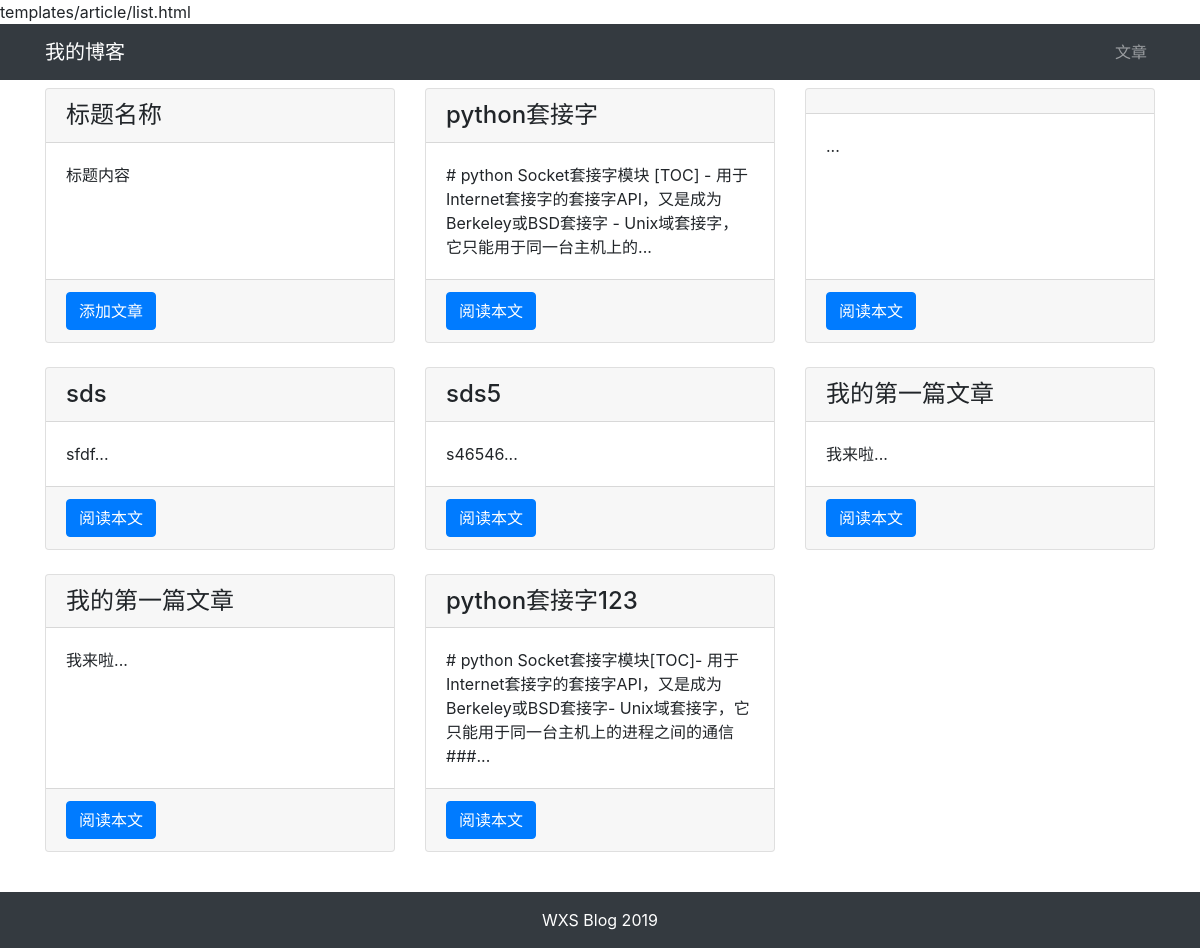
The page /blog/index/ on the database its author committed.
### blog/models.py (models this page shows, shortened)
class ExampleModel(models.Model):
    name = models.CharField(max_length=30)
    content = MDTextField()

### blog/views.py (the view)
# urls.py: path('index/', views.index, name='index'),
def index(request):
    articles = models.ExampleModel.objects.all()
    return render(request, 'blog/index.html', {'articles': articles})

### blog/Templates/blog/index.html (shortened to what this page needs)
{% extends "base.html" %}
{% load staticfiles %}
{% block content %}
<div class="container">
    <div class="row mt-2">
<div class="col-4 mb-4">
            <div class="card h-100">
                <h4 class="card-header">标题名称</h4>
                <div class="card-body">
                    <p class="card-text">标题内容</p>
                </div>
                <div class="card-footer">
                    <a href="{% url 'blog:edit_page' 0 %}" class="btn btn-primary">添加文章</a>
                </div>
            </div>
        </div>
        {% for article in articles %}
        <div class="col-4 mb-4">
            <div class="card h-100">
                <h4 class="card-header">{{ article.name }}</h4>
                <div class="card-body">
                    <p class="card-text">{{ article.content|slice:'100' }}...</p>
                </div>
                <div class="card-footer">
                    <a href="{% url 'blog:article_page' article.id %}" class="btn btn-primary">阅读本文</a>
                </div>
            </div>
        </div>
        {% endfor %}
    </div>
</div>
{% endblock content %}

### rows shown on the page
ExampleModel: name "python套接字", content "# python Socket套接字模块 [TOC] - 用于Internet套接字的套接字API，又是成为Berkeley或BSD套接字 - Unix域套接字，它只能用于同一台主机上的"
ExampleModel: name "sds", content "sfdf"
ExampleModel: name "sds5", content "s46546"
ExampleModel: name "我的第一篇文章", content "我来啦"
ExampleModel: name "我的第一篇文章", content "我来啦"
ExampleModel: name "python套接字123", content "# python Socket套接字模块[TOC]- 用于Internet套接字的套接字API，又是成为Berkeley或BSD套接字- Unix域套接字，它只能用于同一台主机上的进程之间的通信###"
